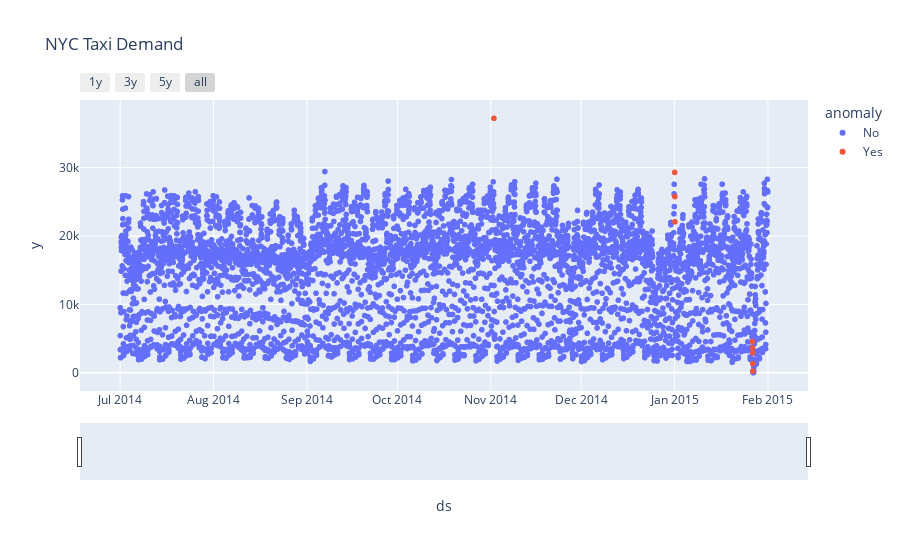

This figure's notebook cell:
### Code cell
#visualize the anomaly data
fig = px.scatter(result.reset_index(), x='ds', y='y', color='anomaly', title='NYC Taxi Demand')
#slider
fig.update_xaxes(
    rangeslider_visible = True,
    rangeselector = dict(
        buttons = list([
              dict(count=1, label='1y', step="year", stepmode="backward"),
              dict(count=2, label='3y', step="year", stepmode="backward"),
              dict(count=2, label='5y', step="year", stepmode="backward"),
              dict(step="all")
        ])
    )
)
fig.show()

### Figure 1 — Plotly figure (JSON) as saved in the notebook; plotly's stock layout.template omitted (floating-point values rounded to 4 significant figures; data arrays with more than 128 entries replaced by an {"elided": "..."} marker saying what was removed)
{"data": [{"hovertemplate": "anomaly=No<br>ds=%{x}<br>y=%{y}<extra></extra>", "legendgroup": "No", "marker": {"color": "#636efa", "symbol": "circle"}, "mode": "markers", "name": "No", "showlegend": true, "type": "scattergl", "x": {"elided": "5151 str values"}, "xaxis": "x", "y": {"elided": "5151 float values"}, "yaxis": "y"}, {"hovertemplate": "anomaly=Yes<br>ds=%{x}<br>y=%{y}<extra></extra>", "legendgroup": "Yes", "marker": {"color": "#EF553B", "symbol": "circle"}, "mode": "markers", "name": "Yes", "showlegend": true, "type": "scattergl", "x": ["2014-11-02T01:00:00", "2015-01-01T01:00:00", "2015-01-01T02:00:00", "2015-01-01T03:00:00", "2015-01-26T19:00:00", "2015-01-26T20:00:00", "2015-01-26T21:00:00", "2015-01-26T22:00:00", "2015-01-26T23:00:00"], "xaxis": "x", "y": [37200.0, 29292, 25750.0, 22067, 4566.0, 3630.0, 2907, 1324.0, 243], "yaxis": "y"}], "layout": {"legend": {"title": {"text": "anomaly"}, "tracegroupgap": 0}, "title": {"text": "NYC Taxi Demand"}, "xaxis": {"anchor": "y", "domain": [0, 1], "rangeselector": {"buttons": [{"count": 1, "label": "1y", "step": "year", "stepmode": "backward"}, {"count": 2, "label": "3y", "step": "year", "stepmode": "backward"}, {"count": 2, "label": "5y", "step": "year", "stepmode": "backward"}, {"step": "all"}]}, "rangeslider": {"visible": true}, "title": {"text": "ds"}}, "yaxis": {"anchor": "x", "domain": [0, 1], "title": {"text": "y"}}}}
